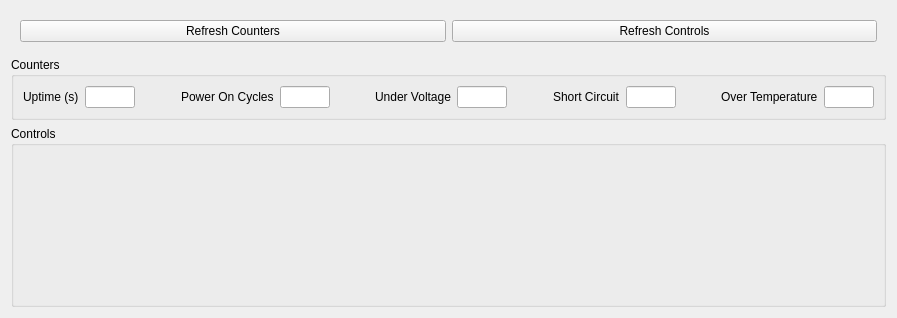
<?xml version="1.0" encoding="UTF-8"?>
<ui version="4.0">
 <class>EpsPanel</class>
 <widget class="QWidget" name="EpsPanel">
  <property name="enabled">
   <bool>true</bool>
  </property>
  <property name="geometry">
   <rect>
    <x>0</x>
    <y>0</y>
    <width>897</width>
    <height>318</height>
   </rect>
  </property>
  <property name="windowTitle">
   <string>Form</string>
  </property>
  <layout class="QVBoxLayout" name="verticalLayout">
   <item>
    <widget class="QFrame" name="buttons_panel">
     <property name="sizePolicy">
      <sizepolicy hsizetype="Preferred" vsizetype="Fixed">
       <horstretch>0</horstretch>
       <verstretch>0</verstretch>
      </sizepolicy>
     </property>
     <layout class="QHBoxLayout" name="horizontalLayout_2">
      <item>
       <widget class="QPushButton" name="refresh_counters_btn">
        <property name="text">
         <string>Refresh Counters</string>
        </property>
       </widget>
      </item>
      <item>
       <widget class="QPushButton" name="refresh_controls_btn">
        <property name="text">
         <string>Refresh Controls</string>
        </property>
       </widget>
      </item>
     </layout>
    </widget>
   </item>
   <item>
    <widget class="QGroupBox" name="counters_box">
     <property name="sizePolicy">
      <sizepolicy hsizetype="Preferred" vsizetype="Fixed">
       <horstretch>0</horstretch>
       <verstretch>0</verstretch>
      </sizepolicy>
     </property>
     <property name="title">
      <string>Counters</string>
     </property>
     <layout class="QHBoxLayout" name="horizontalLayout">
      <property name="spacing">
       <number>6</number>
      </property>
      <item>
       <widget class="QLabel" name="uptime_lbl">
        <property name="sizePolicy">
         <sizepolicy hsizetype="Preferred" vsizetype="Preferred">
          <horstretch>0</horstretch>
          <verstretch>0</verstretch>
         </sizepolicy>
        </property>
        <property name="text">
         <string>Uptime (s)</string>
        </property>
       </widget>
      </item>
      <item>
       <widget class="QLineEdit" name="uptime_val">
        <property name="sizePolicy">
         <sizepolicy hsizetype="Fixed" vsizetype="Fixed">
          <horstretch>0</horstretch>
          <verstretch>0</verstretch>
         </sizepolicy>
        </property>
        <property name="minimumSize">
         <size>
          <width>0</width>
          <height>0</height>
         </size>
        </property>
        <property name="maximumSize">
         <size>
          <width>50</width>
          <height>16777215</height>
         </size>
        </property>
        <property name="readOnly">
         <bool>true</bool>
        </property>
       </widget>
      </item>
      <item>
       <spacer name="horizontalSpacer_2">
        <property name="orientation">
         <enum>Qt::Horizontal</enum>
        </property>
        <property name="sizeType">
         <enum>QSizePolicy::MinimumExpanding</enum>
        </property>
        <property name="sizeHint" stdset="0">
         <size>
          <width>20</width>
          <height>20</height>
         </size>
        </property>
       </spacer>
      </item>
      <item>
       <widget class="QLabel" name="pwr_on_cyc_lbl">
        <property name="sizePolicy">
         <sizepolicy hsizetype="Preferred" vsizetype="Preferred">
          <horstretch>0</horstretch>
          <verstretch>0</verstretch>
         </sizepolicy>
        </property>
        <property name="text">
         <string>Power On Cycles</string>
        </property>
       </widget>
      </item>
      <item>
       <widget class="QLineEdit" name="pwr_on_cyc_val">
        <property name="sizePolicy">
         <sizepolicy hsizetype="Fixed" vsizetype="Fixed">
          <horstretch>0</horstretch>
          <verstretch>0</verstretch>
         </sizepolicy>
        </property>
        <property name="maximumSize">
         <size>
          <width>50</width>
          <height>16777215</height>
         </size>
        </property>
        <property name="readOnly">
         <bool>true</bool>
        </property>
       </widget>
      </item>
      <item>
       <spacer name="horizontalSpacer_3">
        <property name="orientation">
         <enum>Qt::Horizontal</enum>
        </property>
        <property name="sizeType">
         <enum>QSizePolicy::MinimumExpanding</enum>
        </property>
        <property name="sizeHint" stdset="0">
         <size>
          <width>20</width>
          <height>20</height>
         </size>
        </property>
       </spacer>
      </item>
      <item>
       <widget class="QLabel" name="under_volt_lbl">
        <property name="text">
         <string>Under Voltage</string>
        </property>
       </widget>
      </item>
      <item>
       <widget class="QLineEdit" name="under_volt_val">
        <property name="sizePolicy">
         <sizepolicy hsizetype="Fixed" vsizetype="Fixed">
          <horstretch>0</horstretch>
          <verstretch>0</verstretch>
         </sizepolicy>
        </property>
        <property name="maximumSize">
         <size>
          <width>50</width>
          <height>16777215</height>
         </size>
        </property>
        <property name="readOnly">
         <bool>true</bool>
        </property>
       </widget>
      </item>
      <item>
       <spacer name="horizontalSpacer_4">
        <property name="orientation">
         <enum>Qt::Horizontal</enum>
        </property>
        <property name="sizeType">
         <enum>QSizePolicy::MinimumExpanding</enum>
        </property>
        <property name="sizeHint" stdset="0">
         <size>
          <width>20</width>
          <height>20</height>
         </size>
        </property>
       </spacer>
      </item>
      <item>
       <widget class="QLabel" name="short_circ_lbl">
        <property name="text">
         <string>Short Circuit</string>
        </property>
       </widget>
      </item>
      <item>
       <widget class="QLineEdit" name="short_circ_val">
        <property name="sizePolicy">
         <sizepolicy hsizetype="Fixed" vsizetype="Fixed">
          <horstretch>0</horstretch>
          <verstretch>0</verstretch>
         </sizepolicy>
        </property>
        <property name="maximumSize">
         <size>
          <width>50</width>
          <height>16777215</height>
         </size>
        </property>
        <property name="readOnly">
         <bool>true</bool>
        </property>
       </widget>
      </item>
      <item>
       <spacer name="horizontalSpacer_5">
        <property name="orientation">
         <enum>Qt::Horizontal</enum>
        </property>
        <property name="sizeType">
         <enum>QSizePolicy::MinimumExpanding</enum>
        </property>
        <property name="sizeHint" stdset="0">
         <size>
          <width>20</width>
          <height>20</height>
         </size>
        </property>
       </spacer>
      </item>
      <item>
       <widget class="QLabel" name="over_temp_lbl">
        <property name="text">
         <string>Over Temperature</string>
        </property>
       </widget>
      </item>
      <item>
       <widget class="QLineEdit" name="over_temp_val">
        <property name="sizePolicy">
         <sizepolicy hsizetype="Fixed" vsizetype="Fixed">
          <horstretch>0</horstretch>
          <verstretch>0</verstretch>
         </sizepolicy>
        </property>
        <property name="maximumSize">
         <size>
          <width>50</width>
          <height>16777215</height>
         </size>
        </property>
        <property name="readOnly">
         <bool>true</bool>
        </property>
       </widget>
      </item>
     </layout>
    </widget>
   </item>
   <item>
    <widget class="QGroupBox" name="controls_box">
     <property name="title">
      <string>Controls</string>
     </property>
     <layout class="QGridLayout" name="gridLayout"/>
    </widget>
   </item>
  </layout>
 </widget>
 <resources/>
 <connections/>
</ui>
